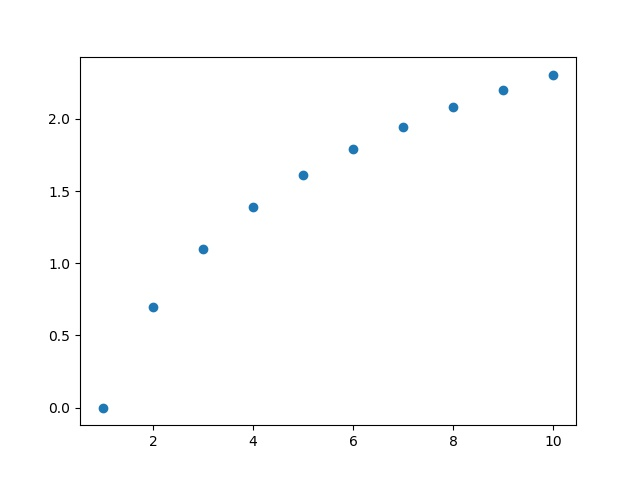

Here is the Python script that generated this plot:
from matplotlib import pyplot as plt 
import math 
import numpy as np 
x=[]
y=[]
for i in range(1,11):
    x=np.append(x,i)
    p=math.log(i)
    y=np.append(y,p)

plt.scatter(x,y)

plt.show()
